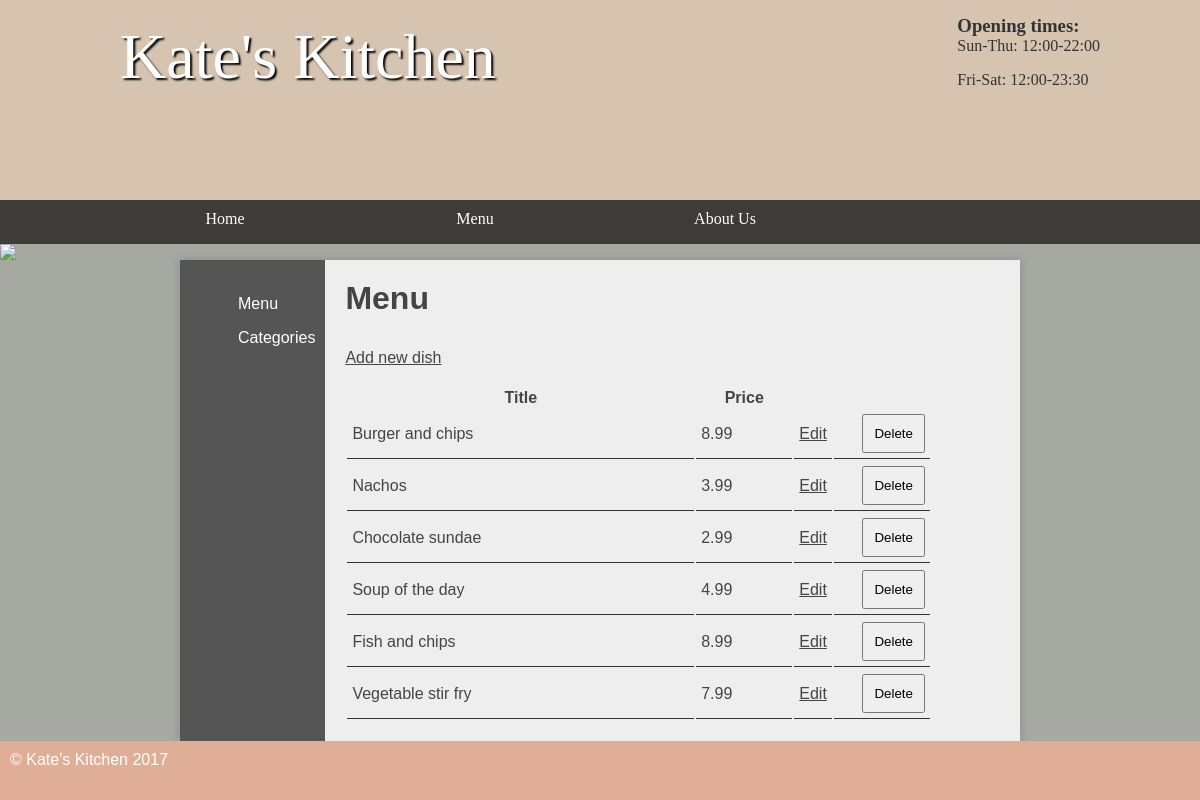
/kitchen/public/admin/menu.php (signed in), run on the app's committed database.
### tables this page shows
CREATE TABLE `menu` (
  `id` int(11) NOT NULL AUTO_INCREMENT,
  `categoryId` int(11) DEFAULT NULL,
  `name` varchar(45) DEFAULT NULL,
  `price` decimal(5,2) DEFAULT NULL,
  `description` varchar(2000) DEFAULT NULL,
  PRIMARY KEY (`id`)
);

### kitchen/public/admin/menu.php (the view, shortened to what this page needs)
<?php
$pdo = new PDO('mysql:dbname=kitchen;host=127.0.0.1', 'student', 'student', [PDO::ATTR_ERRMODE =>  PDO::ERRMODE_EXCEPTION ]);
?>
<!DOCTYPE html>
<html>
	<head>
		<link rel="stylesheet" href="/styles.css"/>
	</head>
	<body>
	<header>
		<section>
			<aside>
				<h3>Opening times:</h3>
				<p>Sun-Thu: 12:00-22:00</p>
				<p>Fri-Sat: 12:00-23:30</p>
			</aside>
			<h1>Kate's Kitchen</h1>
		</section>
	</header>
	<nav>
		<ul>
			<li><a href="/">Home</a></li>
			<li>Menu
			</li>
			<li><a href="/about.html">About Us</a></li>
		</ul>
	</nav>
<img src="/images/randombanner.php"/>
	<main class="sidebar">
	<section class="left">
		<ul>
			<li><a href="menu.php">Menu</a></li>
			<li><a href="categories.php">Categories</a></li>
		</ul>
	</section>
	<section class="right">
	<?php
		if (isset($_SESSION['loggedin']) && $_SESSION['loggedin'] == true) {
		?>
			<h2>Menu</h2>
			<a class="new" href="adddish.php">Add new dish</a>
			<?php
			echo '<table>';
			echo '<thead>';
			echo '<tr>';
			echo '<th>Title</th>';
			echo '<th style="width: 15%">Price</th>';
			echo '<th style="width: 5%">&nbsp;</th>';
			echo '<th style="width: 15%">&nbsp;</th>';
			echo '<th style="width: 5%">&nbsp;</th>';
			echo '<th style="width: 5%">&nbsp;</th>';
			echo '</tr>';
			$stmt = $pdo->query('SELECT * FROM menu');
			foreach ($stmt as $record) {
				echo '<tr>';
				echo '<td>' . $record['name'] . '</td>';
				echo '<td>' . $record['price'] . '</td>';
				echo '<td><a style="float: right" href="editdish.php?id=' . $record['id'] . '">Edit</a></td>';
				echo '<td><form method="post" action="deletedish.php">
				<input type="hidden" name="id" value="' . $record['id'] . '" />
				<input type="submit" name="submit" value="Delete" />
				</form></td>';
				echo '</tr>';
			}
			echo '</thead>';
			echo '</table>';
		}
	?>
</section>
	</main>
	<footer>
		&copy; Kate's Kitchen 2017
	</footer>
</body>
</html>

### kitchen/public/styles.css (style rules this page uses)
* { margin: 0; padding: 0; }
html { font-family: 'Oxygen-Regular', verdana, sans-serif; }
body { background-color: #A7AAA3; }
header { background-color: #D6C4B0 ; color: white; height: 200px; }
header aside { float: right; margin-top: 15px; color: #333; }
header section { width: 1000px; display: block; margin:auto; }
header h1 { float: left; margin-left: 20px; font-family: 'Mr Dafoe'; }
nav { width: 100%; background-color: #3F3B38; overflow: auto; }
body > img { width: 100%; display: block; }
nav ul { width: 1000px; margin: auto; display: block; list-style-type: none; }
nav ul li { width: 25%; float: left; overflow: auto; text-align: center; }
nav li { color: white; padding-top: 10px; display: block; }
nav a { color: white; text-decoration: none }
main ul { margin-left: 3em; }
main a { color: #333; }
nav { font-family: 'Oxygen-Regular'; }
header section { display: block; font-family: 'Oxygen-Regular', cursive; }
header h1 { font-weight: normal; }
h1 { font-size:4em; color: white; text-align: center; padding-top: 20px; text-shadow: 2px 2px 2px #000; }
main { min-height: 50vh; background-color: #eee; width: 70vw; display: block; margin: auto; box-shadow: 0px 0px 10px #888; color:#444; }
footer { min-height: 5vh; color: white; }
main h2 { font-size:2em; }
p, li, h2 { margin-bottom: 1em; }
footer { background-color: #E0AE97; padding: 10px; color: white; }
form select, form label, form input, form textarea { float: left; width: 200px; padding: 10px; margin-top: 20px; }
input[type="submit"] { clear: both; margin-left: 220px; width: 220px; }
.left ul { list-style-type: none }
section a { color: #444; }
table { width: 100%; margin-top: 20px; }
td { padding: 5px; border-bottom: 1px solid #333; }
.stock, .sidebar { display: table; }
.stock > ul, .sidebar .left { width: 10vw; list-style-type: none; display: table-cell; padding: 10px; background-color: #555; margin: 0; }
.stock .products, .sidebar .right { display: table-cell; padding: 20px; }
.stock > ul a, .sidebar .left a { color: white; text-decoration: none; }
table td input[type="submit"] { margin: 0; float: right; width: auto; padding: auto; }
.right { padding: 20px; }

### data on the page
menu: name "Burger and chips", price "8.99"
menu: name "Nachos", price "3.99"
menu: name "Chocolate sundae", price "2.99"
menu: name "Soup of the day", price "4.99"
menu: name "Fish and chips", price "8.99"
menu: name "Vegetable stir fry", price "7.99"
